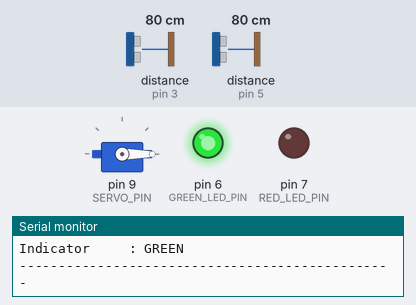
Simulated run of this sketch. Board: Arduino Uno, built with avr-gcc and run on an emulated ATmega328P. On the bench: servo, output pins drawn as LEDs (lit = HIGH), the last lines printed to the serial monitor. Wiring (inferred from the names in the program): 2 × ultrasonic range finder: trigger pin 2, echo pin 3 / trigger pin 4, echo pin 5. The inputs (shaded band) are chosen by the test bench; at power-on: distance to the obstacle (sensors on pin 3, pin 5) 80 cm. The echo pulse lasts 58.3 µs per cm; pins used as bus, display or sensor lines are not drawn.

Above: at 1.5 s.
1.6 s: distance to the obstacle (sensor on pin 3) set to 21 cm
3.1 s: distance to the obstacle (sensor on pin 3) set to 17 cm
At 4.4 s:
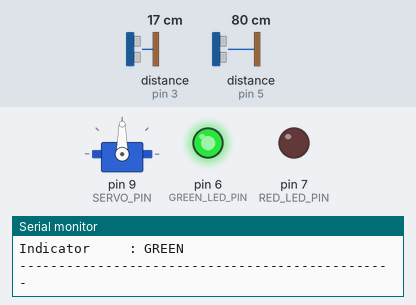
6.6 s: distance to the obstacle (sensor on pin 5) set to 9 cm
9.1 s: distance to the obstacle (sensor on pin 5) set to 6 cm
At 10.6 s:
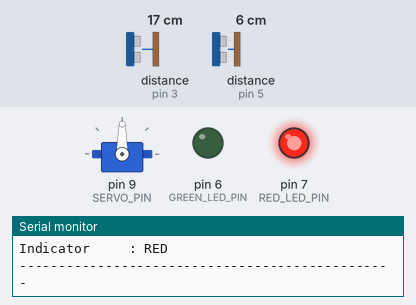
12.6 s: distance to the obstacle (sensor on pin 5) set to 2 cm
At 13.8 s:
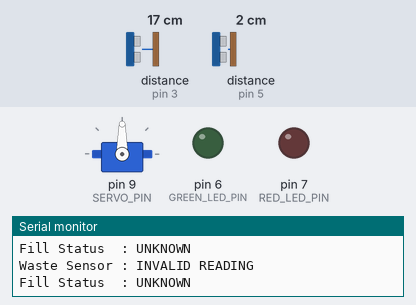
16.1 s: distance to the obstacle (sensor on pin 5) set to 4 cm
At 19.7 s:
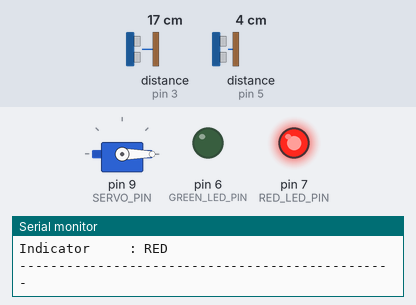
Timing chart, 0 to 20.6 s (numbered marks = the images above; inputs shaded):
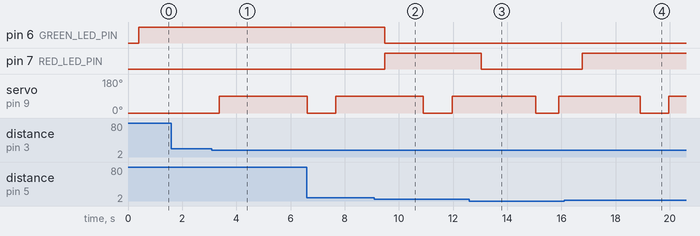

The sketch:

phase9_integrated_system.ino
```cpp
/*
 * ============================================================
 * SMART DUSTBIN - PHASE 9
 * INTEGRATED SMART DUSTBIN CONTROL
 * ============================================================
 *
 * SYSTEM COMPONENTS
 *
 * Hand Detection Sensor:
 * HC-SR04 #1
 * TRIG -> D2
 * ECHO -> D3
 *
 * Waste-Level Sensor:
 * HC-SR04 #2
 * TRIG -> D4
 * ECHO -> D5
 *
 * Indicators:
 * Green LED -> D6
 * Red LED   -> D7
 * Buzzer    -> D8
 *
 * Lid Servo:
 * SG90
 * Signal -> D9
 *
 * ============================================================
 *
 * HAND DETECTION
 *
 * Distance <= 20 cm
 *        ↓
 * Hand detected
 *        ↓
 * Servo opens to 90 degrees
 *        ↓
 * Lid remains open for 3 seconds
 *        ↓
 * Servo returns to 0 degrees
 *
 * ============================================================
 *
 * WASTE LEVEL
 *
 * Bin depth = 30 cm
 *
 * 0% - 49%   -> NORMAL
 * 50% - 74%  -> MEDIUM
 * 75% - 89%  -> HIGH
 * 90% - 100% -> CRITICAL / FULL
 *
 * ============================================================
 *
 * INDICATORS
 *
 * NORMAL:
 * Green ON
 * Red OFF
 * Buzzer OFF
 *
 * MEDIUM:
 * Green ON
 * Red OFF
 * Buzzer OFF
 *
 * HIGH:
 * Green OFF
 * Red ON
 * Buzzer OFF
 *
 * CRITICAL / FULL:
 * Green OFF
 * Red ON
 * Buzzer ON
 *
 * ============================================================
 */

#include <Servo.h>


// ============================================================
// PIN CONFIGURATION
// ============================================================

// Hand detection sensor
const int HAND_TRIG_PIN = 2;
const int HAND_ECHO_PIN = 3;

// Waste-level sensor
const int LEVEL_TRIG_PIN = 4;
const int LEVEL_ECHO_PIN = 5;

// Status indicators
const int GREEN_LED_PIN = 6;
const int RED_LED_PIN = 7;
const int BUZZER_PIN = 8;

// Servo
const int SERVO_PIN = 9;


// ============================================================
// SYSTEM CONFIGURATION
// ============================================================

const float BIN_DEPTH_CM = 30.0;

const float HAND_DETECTION_DISTANCE = 20.0;

const int CLOSED_ANGLE = 0;
const int OPEN_ANGLE = 90;

const unsigned long LID_OPEN_DURATION = 3000;


// ============================================================
// WASTE THRESHOLDS
// ============================================================

const int MEDIUM_THRESHOLD = 50;
const int HIGH_THRESHOLD = 75;
const int CRITICAL_THRESHOLD = 90;


// ============================================================
// SERVO OBJECT
// ============================================================

Servo lidServo;


// ============================================================
// LID STATE
// ============================================================

bool lidOpen = false;

unsigned long lidOpenedAt = 0;


// ============================================================
// SENSOR READING FUNCTION
// ============================================================

float readDistance(
    int trigPin,
    int echoPin
)
{
    digitalWrite(
        trigPin,
        LOW
    );

    delayMicroseconds(2);


    digitalWrite(
        trigPin,
        HIGH
    );

    delayMicroseconds(10);


    digitalWrite(
        trigPin,
        LOW
    );


    unsigned long duration =
        pulseIn(
            echoPin,
            HIGH,
            30000
        );


    if (duration == 0)
    {
        return -1.0;
    }


    float distance =
        duration * 0.0343 / 2.0;


    if (
        distance < 2.0 ||
        distance > 400.0
    )
    {
        return -1.0;
    }


    return distance;
}


// ============================================================
// CALCULATE FILL PERCENTAGE
// ============================================================

int calculateFillPercentage(
    float distance
)
{
    float fillPercentage =
        (
            (BIN_DEPTH_CM - distance)
            / BIN_DEPTH_CM
        ) * 100.0;


    if (fillPercentage < 0)
    {
        fillPercentage = 0;
    }


    if (fillPercentage > 100)
    {
        fillPercentage = 100;
    }


    return (int)fillPercentage;
}


// ============================================================
// GET BIN STATUS
// ============================================================

String getBinStatus(
    int fillPercentage
)
{
    if (
        fillPercentage >=
        CRITICAL_THRESHOLD
    )
    {
        return "CRITICAL / FULL";
    }


    if (
        fillPercentage >=
        HIGH_THRESHOLD
    )
    {
        return "HIGH";
    }


    if (
        fillPercentage >=
        MEDIUM_THRESHOLD
    )
    {
        return "MEDIUM";
    }


    return "NORMAL";
}


// ============================================================
// UPDATE STATUS INDICATORS
// ============================================================

void updateIndicators(
    int fillPercentage
)
{
    // --------------------------------------------------------
    // NORMAL / MEDIUM
    // --------------------------------------------------------

    if (
        fillPercentage <
        HIGH_THRESHOLD
    )
    {
        digitalWrite(
            GREEN_LED_PIN,
            HIGH
        );

        digitalWrite(
            RED_LED_PIN,
            LOW
        );

        noTone(
            BUZZER_PIN
        );

        return;
    }


    // --------------------------------------------------------
    // HIGH
    // --------------------------------------------------------

    if (
        fillPercentage <
        CRITICAL_THRESHOLD
    )
    {
        digitalWrite(
            GREEN_LED_PIN,
            LOW
        );

        digitalWrite(
            RED_LED_PIN,
            HIGH
        );

        noTone(
            BUZZER_PIN
        );

        return;
    }


    // --------------------------------------------------------
    // CRITICAL / FULL
    // --------------------------------------------------------

    digitalWrite(
        GREEN_LED_PIN,
        LOW
    );

    digitalWrite(
        RED_LED_PIN,
        HIGH
    );

    tone(
        BUZZER_PIN,
        1000
    );
}


// ============================================================
// OPEN LID
// ============================================================

void openLid()
{
    lidServo.write(
        OPEN_ANGLE
    );

    lidOpen = true;

    lidOpenedAt = millis();


    Serial.println();
    Serial.println(
        ">>> HAND DETECTED <<<"
    );

    Serial.println(
        "Lid Status : OPENING"
    );


    delay(300);


    Serial.println(
        "Lid Status : OPEN"
    );

    Serial.println(
        "Servo Angle : 90 degrees"
    );

    Serial.println(
        "Open Duration : 3 seconds"
    );
}


// ============================================================
// CLOSE LID
// ============================================================

void closeLid()
{
    lidServo.write(
        CLOSED_ANGLE
    );

    lidOpen = false;


    Serial.println(
        "Lid Status : CLOSING"
    );


    delay(300);


    Serial.println(
        "Lid Status : CLOSED"
    );

    Serial.println(
        "Servo Angle : 0 degrees"
    );

    Serial.println();
}


// ============================================================
// CHECK AUTOMATIC LID
// ============================================================

void updateLidControl(
    float handDistance
)
{
    // --------------------------------------------------------
    // If lid is closed and hand is detected
    // --------------------------------------------------------

    if (
        !lidOpen &&
        handDistance > 0 &&
        handDistance <=
        HAND_DETECTION_DISTANCE
    )
    {
        openLid();

        return;
    }


    // --------------------------------------------------------
    // If lid is open, wait 3 seconds
    // --------------------------------------------------------

    if (lidOpen)
    {
        unsigned long elapsed =
            millis() -
            lidOpenedAt;


        if (
            elapsed >=
            LID_OPEN_DURATION
        )
        {
            closeLid();
        }
    }
}


// ============================================================
// SETUP
// ============================================================

void setup()
{
    Serial.begin(9600);


    // --------------------------------------------------------
    // Sensor pins
    // --------------------------------------------------------

    pinMode(
        HAND_TRIG_PIN,
        OUTPUT
    );

    pinMode(
        HAND_ECHO_PIN,
        INPUT
    );


    pinMode(
        LEVEL_TRIG_PIN,
        OUTPUT
    );

    pinMode(
        LEVEL_ECHO_PIN,
        INPUT
    );


    // --------------------------------------------------------
    // Indicator pins
    // --------------------------------------------------------

    pinMode(
        GREEN_LED_PIN,
        OUTPUT
    );

    pinMode(
        RED_LED_PIN,
        OUTPUT
    );

    pinMode(
        BUZZER_PIN,
        OUTPUT
    );


    // --------------------------------------------------------
    // Initial indicator state
    // --------------------------------------------------------

    digitalWrite(
        HAND_TRIG_PIN,
        LOW
    );

    digitalWrite(
        LEVEL_TRIG_PIN,
        LOW
    );

    digitalWrite(
        GREEN_LED_PIN,
        LOW
    );

    digitalWrite(
        RED_LED_PIN,
        LOW
    );

    noTone(
        BUZZER_PIN
    );


    // --------------------------------------------------------
    // Servo initialization
    // --------------------------------------------------------

    lidServo.attach(
        SERVO_PIN
    );

    lidServo.write(
        CLOSED_ANGLE
    );


    // --------------------------------------------------------
    // Startup message
    // --------------------------------------------------------

    Serial.println();

    Serial.println(
        "================================================"
    );

    Serial.println(
        "       SMART DUSTBIN - PHASE 9"
    );

    Serial.println(
        "       INTEGRATED SYSTEM TEST"
    );

    Serial.println(
        "================================================"
    );

    Serial.println();


    Serial.println(
        "SYSTEM COMPONENTS"
    );

    Serial.println(
        "Hand Sensor  : D2 / D3"
    );

    Serial.println(
        "Waste Sensor : D4 / D5"
    );

    Serial.println(
        "Green LED    : D6"
    );

    Serial.println(
        "Red LED      : D7"
    );

    Serial.println(
        "Buzzer       : D8"
    );

    Serial.println(
        "Servo        : D9"
    );


    Serial.println();

    Serial.println(
        "Hand Threshold : 20 cm"
    );

    Serial.println(
        "Bin Depth      : 30 cm"
    );

    Serial.println(
        "Lid Open Time  : 3 seconds"
    );


    Serial.println();

    Serial.println(
        "System Status : READY"
    );

    Serial.println(
        "Lid Status    : CLOSED"
    );

    Serial.println();
}


// ============================================================
// MAIN LOOP
// ============================================================

void loop()
{
    // ========================================================
    // 1. READ HAND SENSOR
    // ========================================================

    float handDistance =
        readDistance(
            HAND_TRIG_PIN,
            HAND_ECHO_PIN
        );


    // ========================================================
    // 2. READ WASTE SENSOR
    // ========================================================

    float wasteDistance =
        readDistance(
            LEVEL_TRIG_PIN,
            LEVEL_ECHO_PIN
        );


    // ========================================================
    // 3. HANDLE HAND DETECTION
    // ========================================================

    updateLidControl(
        handDistance
    );


    // ========================================================
    // 4. HANDLE WASTE LEVEL
    // ========================================================

    if (wasteDistance < 0)
    {
        digitalWrite(
            GREEN_LED_PIN,
            LOW
        );

        digitalWrite(
            RED_LED_PIN,
            LOW
        );

        noTone(
            BUZZER_PIN
        );


        Serial.println(
            "Waste Sensor : INVALID READING"
        );

        Serial.println(
            "Fill Status  : UNKNOWN"
        );
    }
    else
    {
        int fillPercentage =
            calculateFillPercentage(
                wasteDistance
            );


        String binStatus =
            getBinStatus(
                fillPercentage
            );


        updateIndicators(
            fillPercentage
        );


        // ----------------------------------------------------
        // Display system data
        // ----------------------------------------------------

        Serial.println(
            "------------------------------------------------"
        );


        Serial.print(
            "Hand Distance : "
        );

        if (handDistance > 0)
        {
            Serial.print(
                handDistance
            );

            Serial.println(
                " cm"
            );
        }
        else
        {
            Serial.println(
                "INVALID"
            );
        }


        Serial.print(
            "Hand Status   : "
        );

        if (
            handDistance > 0 &&
            handDistance <=
            HAND_DETECTION_DISTANCE
        )
        {
            Serial.println(
                "DETECTED"
            );
        }
        else
        {
            Serial.println(
                "NOT DETECTED"
            );
        }


        Serial.print(
            "Waste Distance: "
        );

        Serial.print(
            wasteDistance
        );

        Serial.println(
            " cm"
        );


        Serial.print(
            "Estimated Fill: "
        );

        Serial.print(
            fillPercentage
        );

        Serial.println(
            "%"
        );


        Serial.print(
            "Bin Status    : "
        );

        Serial.println(
            binStatus
        );


        Serial.print(
            "Lid Status    : "
        );

        if (lidOpen)
        {
            Serial.println(
                "OPEN"
            );
        }
        else
        {
            Serial.println(
                "CLOSED"
            );
        }


        if (
            fillPercentage <
            HIGH_THRESHOLD
        )
        {
            Serial.println(
                "Indicator     : GREEN"
            );
        }
        else if (
            fillPercentage <
            CRITICAL_THRESHOLD
        )
        {
            Serial.println(
                "Indicator     : RED"
            );
        }
        else
        {
            Serial.println(
                "Indicator     : RED + BUZZER"
            );
        }


        Serial.println(
            "------------------------------------------------"
        );
    }


    Serial.println();


    delay(500);
}
```

Measured:
- the behaviour switches between 20 and 19 cm on distance to the obstacle (sensor on pin 3) (found by bisection; images 0 and 1)
- the behaviour switches between 8 and 7 cm on distance to the obstacle (sensor on pin 5) (found by bisection; images 1 and 2)
- after the input at 3.1 s, servo on pin 9 (SERVO_PIN): 0° → 90° after 0.26 s
- after the input at 9.1 s, pin 6 (GREEN_LED_PIN): HIGH → LOW after 0.38 s; pin 7 (RED_LED_PIN): LOW → HIGH after 0.38 s
- after the input at 12.6 s, pin 7 (RED_LED_PIN): HIGH → LOW after 0.45 s; servo on pin 9 (SERVO_PIN): 90° → 0° after 2.5 s instead of 2.6 s
- after the input at 16.1 s, pin 7 (RED_LED_PIN): LOW → HIGH after 0.68 s
